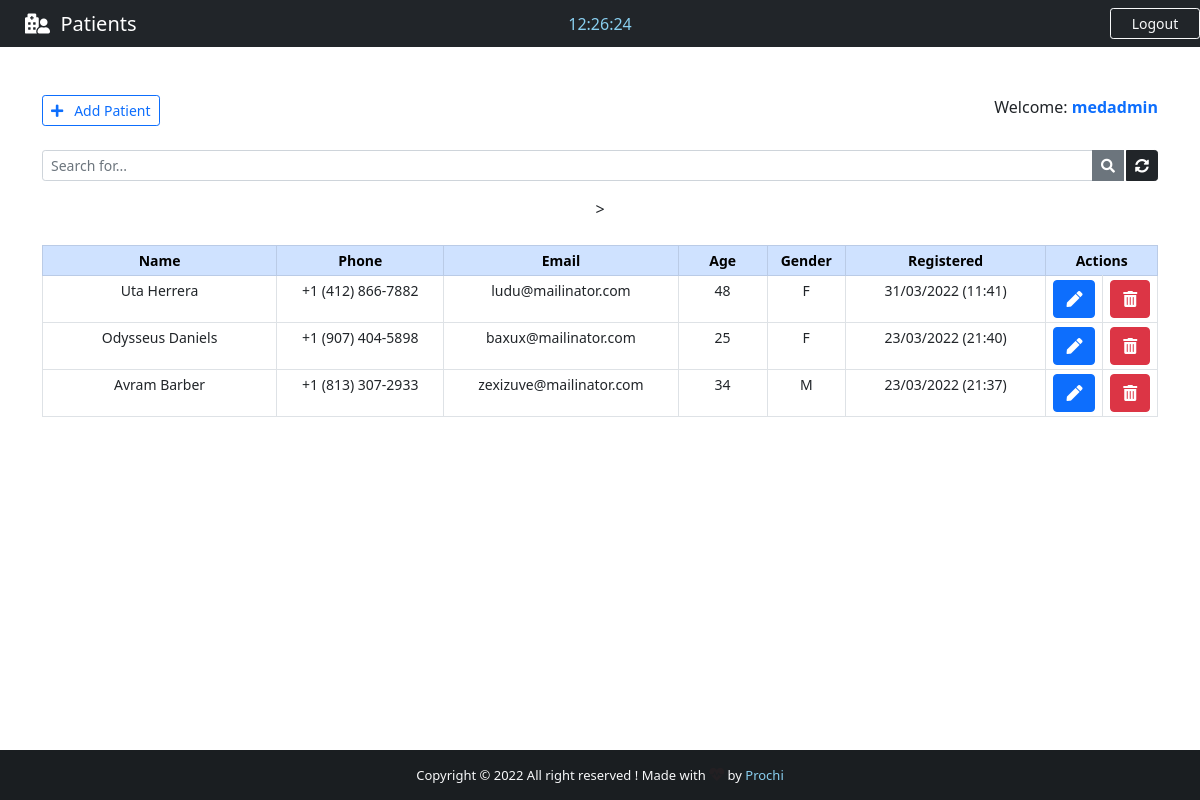
The page /backend/ (signed in) on the database as committed earlier.
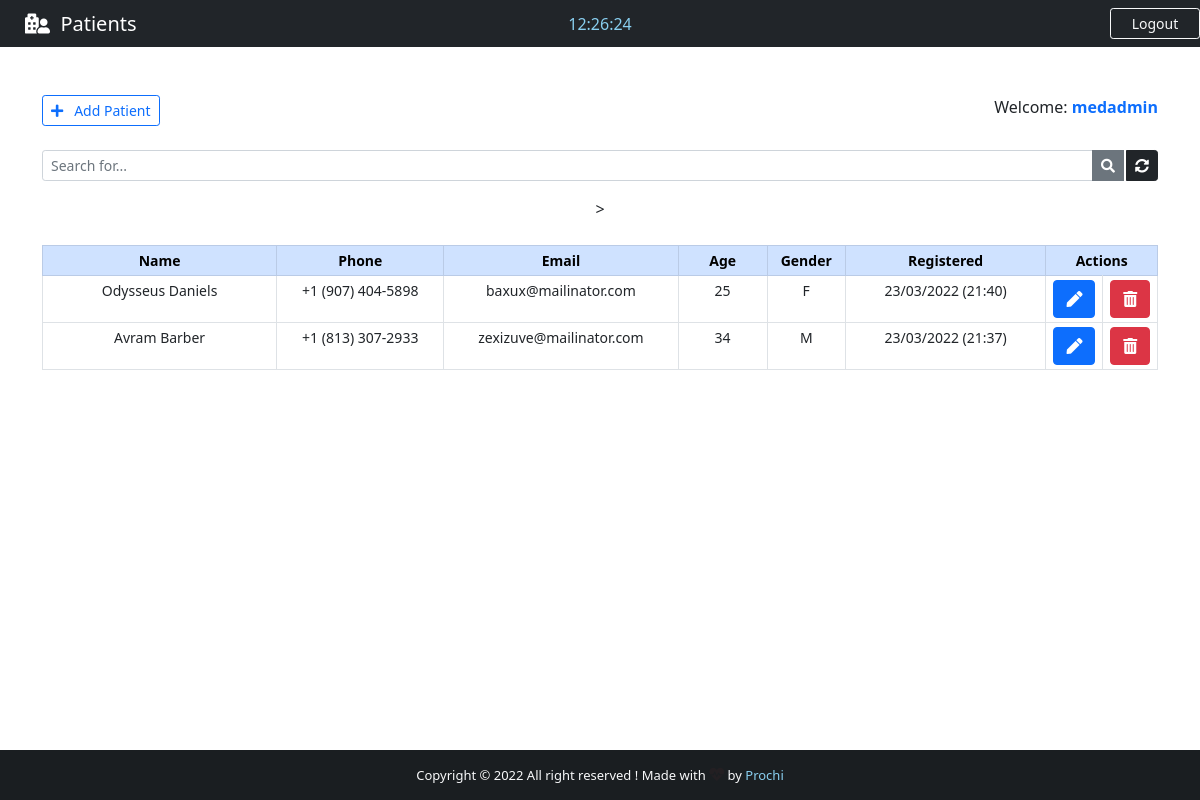
The same page on the database as committed later.
### base/models.py (models this page shows, shortened)
class Patient(models.Model):
    GENDER = (
        ('M', 'M'),
        ('F', 'F')
    )
    id = models.IntegerField(primary_key=True)
    name = models.CharField(max_length=40)
    phone = models.CharField(max_length=20)
    email = models.CharField(max_length=40)
    age = models.CharField(max_length=3)
    gender = models.CharField(max_length=1, null=True, choices=GENDER)
    note = models.TextField(blank=True)
    created_at = models.DateTimeField(auto_now_add=True)

### base/views.py (the view)
# urls.py: path('backend/', views.backend, name="backend"),
@cache_control(no_cache=True, must_revalidate=True, no_store=True)
@login_required(login_url='login')
def backend(request):
    if 'q' in request.GET:
        q = request.GET['q']
        all_patient_list = Patient.objects.filter(
            Q(name__icontains=q) | Q(phone__icontains=q) | Q(email__icontains=q) | Q(age__icontains=q) | Q(gender__icontains=q) | Q(note__icontains=q)
        ).order_by('-created_at')
    else:
        all_patient_list = Patient.objects.all().order_by('-created_at')
    paginator = Paginator(all_patient_list, 5)
    page = request.GET.get('page')
    all_patient = paginator.get_page(page)
    return render(request, "base/backend.html", {"patients":all_patient})

### base/templates/base/backend.html (shortened to what this page needs)
{% extends 'main.html' %}
{% block nav-content %}
<i class="fas fa-hospital-user"></i>&nbsp;&nbsp;Patients
{% endblock nav-content %}
{% block time %}
<div class="col-sm">
    <center>
        <span id="clock" style="color: #89cff0;"></span>
    </center>
</div>
{% endblock time %}
{% block btn-nav %}
<a href="{% url 'logout' %}" class="btn btn-outline-danger btn-sm border-light text-light" id="btn-nav">Logout</a>
{% endblock btn-nav %}
{% block footer %} style="color: #89cff0; text-decoration: none;"{% endblock footer %}
{% block content %}
<div class="container">
    <br><br>
    <div class="d-flex justify-content-between">
        <a href="{% url 'add_patient' %}" class="btn btn-outline-primary btn-sm">
            <i class="fas fa-plus"></i>&nbsp;&nbsp; Add Patient
        </a>
        <span>
            Welcome: <strong><span class="text-primary">{{ user.get_username }}</span></strong>
        </span>
    </div>
    <form action="" method="GET">
        <div class="input-group input-group-sm mb-3 mt-4">
            <input type="text" name="q" class="form-control" placeholder="Search for..." value="{{ request.GET.q }}">
            <button class="btn btn-secondary"><i class="fas fa-search"></i></button>
            <a href="{% url 'backend' %}" class="btn btn-dark" style="margin-left: 2px;"><i
                    class="fas fa-sync-alt"></i></a>
        </div>
    </form>
    <center>
        <table class="table table-bordered table-sm mt-4" style="text-align: center; font-size: 14px;">
            <thead class="table-primary">
                <tr>
                    <th style="width: 21%">Name</th>
                    <th style="width: 15%">Phone</th>
                    <th style="width: 21%">Email</th>
                    <th style="width: 8%">Age</th>
                    <th style="width: 7%">Gender</th>
                    <th style="width: 18%">Registered</th>
                    <th style="width: 10%" colspan="2" >Actions</th>
                </tr>
            </thead>
            {% for patient in patients %}
            <tr id="chk_td">
                <td>{{ patient.name }}</td>
                <td>{{ patient.phone }}</td>
                <td>{{ patient.email }}</td>
                <td>{{ patient.age }}</td>
                <td>{{ patient.gender }}</td>
                <td>{{ patient.created_at | date:'d/m/Y (H:i)' }}</td>
                <td>
                    <a href="/patient/{{ patient.id }}" class="btn btn-primary" title="Edit patient">
                        <li class="fas fa-pen"></li>
                    </a>
                </td>
                <td>
                    <a href="/delete_patient/{{ patient.id }}" class="btn btn-danger" title="Delete patient">
                        <li class="fas fa-trash-alt"></li>
                    </a>
                </td>
            </tr>
            {% endfor %}
        </table>
    </center>
</div>
{% endblock content %}

### templates/main.html (shortened to what this page needs)
{% load static %}
<!DOCTYPE html>
<html lang="en">
<head>
    <link rel="stylesheet" href="{% static 'css/style.css' %}">
    <link href="https://cdn.jsdelivr.net/npm/bootstrap@5.0.2/dist/css/bootstrap.min.css" rel="stylesheet">
    <link rel="stylesheet" href="https://use.fontawesome.com/releases/v5.15.4/css/all.css" />
</head>
<body>
    <div class="wrapper" >
        <header>
            <nav class="navbar navbar-expand-lg navbar-dark bg-dark" >
                <div class="col-sm" >
                    <a class="navbar-brand flex-grow-1" style="text-align: center; color: #fff; margin-left: 25px;">
                        {% block nav-content %}{% endblock nav-content %}
                    </a>
                </div>
                {% block time %}{% endblock time %}
                <div class="col-sm" >
                    {% block btn-nav %}{% endblock btn-nav %}
                </div>
            </nav>
        </header>
    {% block content %} {% endblock content %}
    </div>
    <footer class="bg-dark text-center text-lg-start text-light" id="footer" >
        <div class="text-center p-3" style="background-color: rgba(0, 0, 0, 0.2);">
            Copyright &copy; {% now "Y" %} <span>All right reserved</span> ! Made with
            <i class="text-danger fas fa-heartbeat blink_me" style="font-size: 15px;" ></i> by
            <a href="https://github.com/preciousimo" target="_blank" {% block footer %} style="color: #0dcaf0; text-decoration: none;"{% endblock footer %}>Prochi</a>
        </div>
    </footer>
</body>
</html>

### static/css/style.css (style rules this page uses)
html,body { height:100%; margin: 0; max-width: 100%; overflow: hidden; }
#btn-nav { width: 90px; float: right; margin-left: 25px; }
.wrapper { min-height: 100%; margin-bottom: -50px; }
#footer, .push { height: 50px; font-size: 13px; }

Rows that differ between the two databases and show on the page:
removed Patient: name "Uta Herrera", phone "+1 (412) 866-7882", email "ludu@mailinator.com", age "48", gender "F", created_at "31/03/2022 (11:41)"
